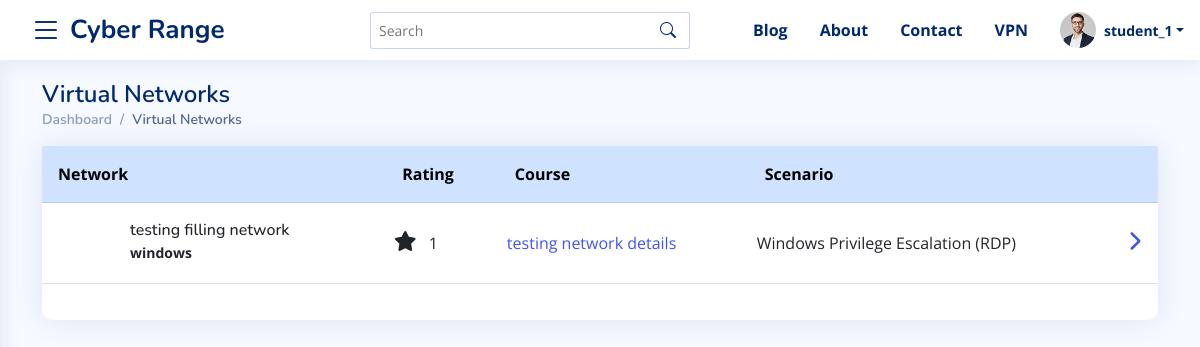
The page /student/networks (signed in) on the database as committed earlier.
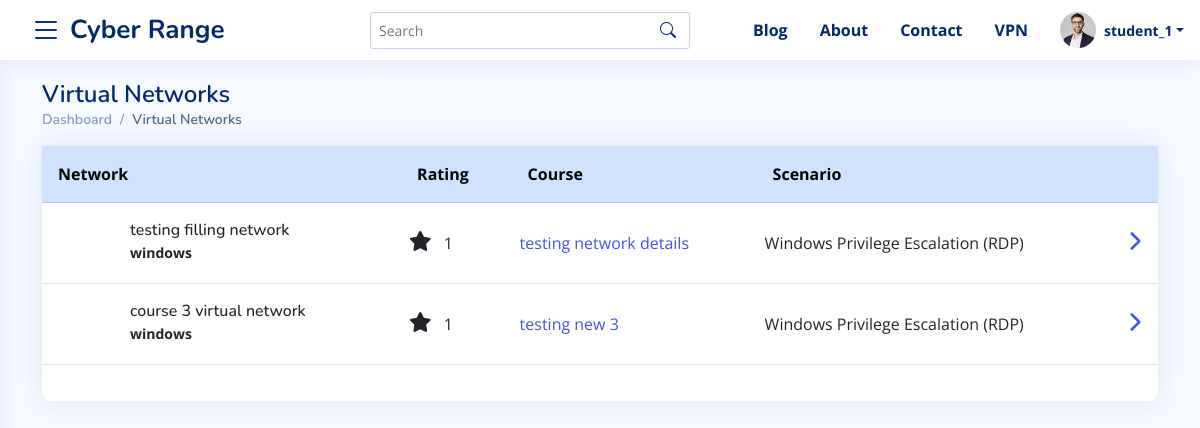
The same page on the database as committed later.
### master_app/models.py (models this page shows, shortened)
class VirtualNetwork(models.Model):
    course = models.ForeignKey(Course, on_delete=models.CASCADE)
    name = models.CharField(max_length=100)
    description = RichTextField()
    operating_system = models.CharField(max_length=100, default=1 )
    scenarios = models.CharField(max_length=200, default="1" ,)
    rating  = models.CharField(max_length=1 , default="1", choices=RATING_CHOICES, blank=True, null=True)
    config_file_url = models.URLField(max_length=300 , default="" , blank=True, null=True)
    ip_address = models.GenericIPAddressField(blank=True, null=True)
    topology_image = models.ImageField(upload_to="topologies/", blank=True, null=True)
    ssh_file = models.FileField(upload_to="sshFiles/" , blank=True, null=True)
    instructions = RichTextField(blank = True, null=True, default="")
    is_instance_created = models.BooleanField(default=False, blank=True, null=True)
    imageRef = models.CharField(max_length=200 , blank=True, null=True)
    size = models.CharField(max_length=200 , blank=True, null=True)
    status = models.CharField(max_length=200 , blank=True, null=True)
    state = models.CharField(max_length=200 , blank=True, null=True)
    min_ram = models.CharField(max_length=200 , blank=True, null=True)
    min_disk = models.CharField(max_length=200 , blank=True, null=True)
    server_id = models.CharField(max_length=200, blank=True, null=True)
    def get_operating_system(self):
        try:
            return OPERATING_SYSTEM_CHOICES_TEXT[self.operating_system]
        except:
            return self.operating_system
    def get_scenarios(self):
        try:
            return SCENARIOS_CATEGORYIES_TEXT[self.scenarios]
        except:
            return self.scenarios
    def student_network_url(self):
        try:
            return reverse("student-machine-detail-url", args=[self.id])
        except :
            return "#"

class Course(models.Model):
    instructor = models.ForeignKey(User, on_delete=models.CASCADE)
    name = models.CharField(max_length=100)
    start_time = models.DateTimeField(auto_now_add=False, default=timezone.now)
    end_time = models.DateTimeField(auto_now_add=False, default=timezone.now)
    created_timestamp = models.DateTimeField( auto_now_add=True )
    description = RichTextField()
    is_approved = models.CharField(max_length=2, choices=APPROVED_CHOICES, default="1")
    points = models.IntegerField(blank=True, null=True, default=60)
    def get_student_url(self):
        try:
            return reverse("student-courses-details-url", args =[self.id])
        except:
            return "#"

### master_app/views.py (the view)
# urls.py: path("student/networks", views.StudentMachines, name="student-machines-url"),
@login_required
@student_required
def StudentMachines(request):
    template_name = 'master_app/student/machines.html'
    courses = AssignedStudents.objects.filter(
        student__id=request.user.id).filter(course__is_approved="3")
    networks = [i for x in courses for i in x.course.virtualnetwork_set.all(
    ) if len(x.course.virtualnetwork_set.all()) > 0]
    context = {
        "networks": networks
    }
    return render(request, template_name, context)

### master_app/templates/master_app/student/machines.html (shortened to what this page needs)
{%  extends 'base.html' %}
{% load static %}
{% block content %}
<main id="main" class="main">
    <section class="section dashboard">
      <div class="container">
        <div class="pagetitle">
          <h1>Virtual Networks</h1>
          <nav>
            <ol class="breadcrumb">
              <li class="breadcrumb-item"><a href="{% url 'student-dasboard-url' %}">Dashboard</a></li>
              <li class="breadcrumb-item active">Virtual Networks</li>
            </ol>
          </nav>
        </div>
        <div class="row">
            <div class="col-12">
                <div class="card ">
                    <div class="card-body px-0">
                      {% include 'master_app/virtual_networks.html' with networks=networks %}
                    </div>
                  </div>
            </div>
        </div>
      </div>
    </section>
</main>
{% endblock %}

### master_app/templates/master_app/virtual_networks.html (shortened to what this page needs)
{% load static %}
<table class="table">
    <thead class="table-primary ">
      <tr>
        <th scope="col" class="p-3">Network</th>
        <th scope="col" class="p-3">Rating</th>
        <th scope="col" class="p-3">Course</th>
        <th scope="col" class="p-3">Scenario</th>
        <th scope="col"></th>
      </tr>
    </thead>
    <tbody>
      {% for network in networks %}
        <tr>
          <td>
              <div class="d-flex align-items-center">
                  <div class="card-icon rounded-circle d-flex align-items-center justify-content-center">
                  </div>
                  <div class="ps-3">
                    <h6 class="mb-0">{{ network.name }}</h6>
                    <span class=" small pt-1 fw-bold">{{ network.get_operating_system }}</span>
                  </div>
                </div>
          </td>
          <td class="align-middle">
              <i class="fas fa-star circle-icon fs-5 me-2"></i> {{ network.rating }}
              </td>
        <td class="align-middle">
            {% if request.user.is_student %}
                <a href="{{ network.course.get_student_url }}">{{ network.course.name }}</a>
            {% elif request.user.is_instructor %}
                <a href="{{ network.course.get_instructor_url }}">{{ network.course.name }}</a>
            {% elif request.user.is_admin %}
                <a href="{{ network.course.get_admin_url }}">{{ network.course.name }}</a>
            {% else %}
                <a href="#!">{{ network.course.name }}</a>
            {% endif %}
        </td>
          <td class="align-middle">{{ network.get_scenarios }}</td>
          <td class="align-middle"><a data-bs-toggle="offcanvas" href="#offcanvasExample{{ network.name|slugify  }}" role="button" aria-controls="offcanvasExample{{ network.name|slugify  }}"><i class="fas fa-chevron-right fs-5"></i></a></td>
        </tr>
      {% endfor %}
    </tbody>
  </table>

Rows that differ between the two databases and show on the page:
added VirtualNetwork: name "course 3 virtual network", get_operating_system "windows", rating "1", course.name "testing new 3", get_scenarios "Windows Privilege Escalation (RDP)"
